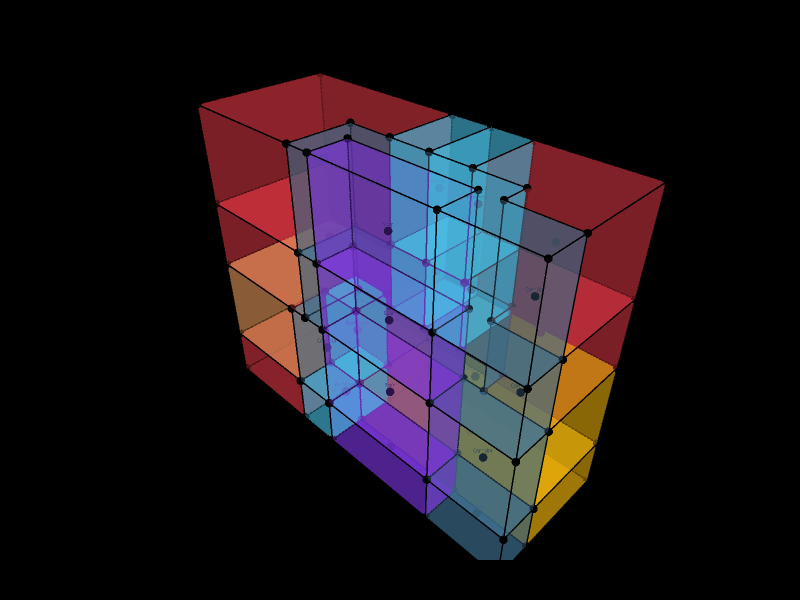

Notebook cell for this chart:
### Markdown cell above
## 8. Visualise CellComplex coloured by room type

### Code cell
# Build display copies: RemoveCoplanarFaces removes OBJ triangulation visually,
# then copy the color dictionary back (the cleaned topology is a new object).
# all_cells stays untouched — SelfMerge and AddApertures need the original geometry.
display_cells = []
for c in all_cells:
    c2 = Topology.RemoveCoplanarFaces(c, epsilon=0.1, tolerance=0.001, silent=True)
    if c2:
        c2 = Topology.RemoveCollinearEdges(c2) or c2
        c2 = Topology.SetDictionary(c2, Topology.Dictionary(c))
    display_cells.append(c2 if c2 else c)

Topology.Show(
    display_cells,
    selectors,
    faceColorKey="color",
    faceOpacity=0.4,
    showEdges=True, edgeWidth=3,
    showVertices=True, vertexSize=10,
    vertexLabelKey="type",
    showVertexLabel=True,
    backgroundColor="black",
    width=800, height=600,
    renderer=renderer
)
